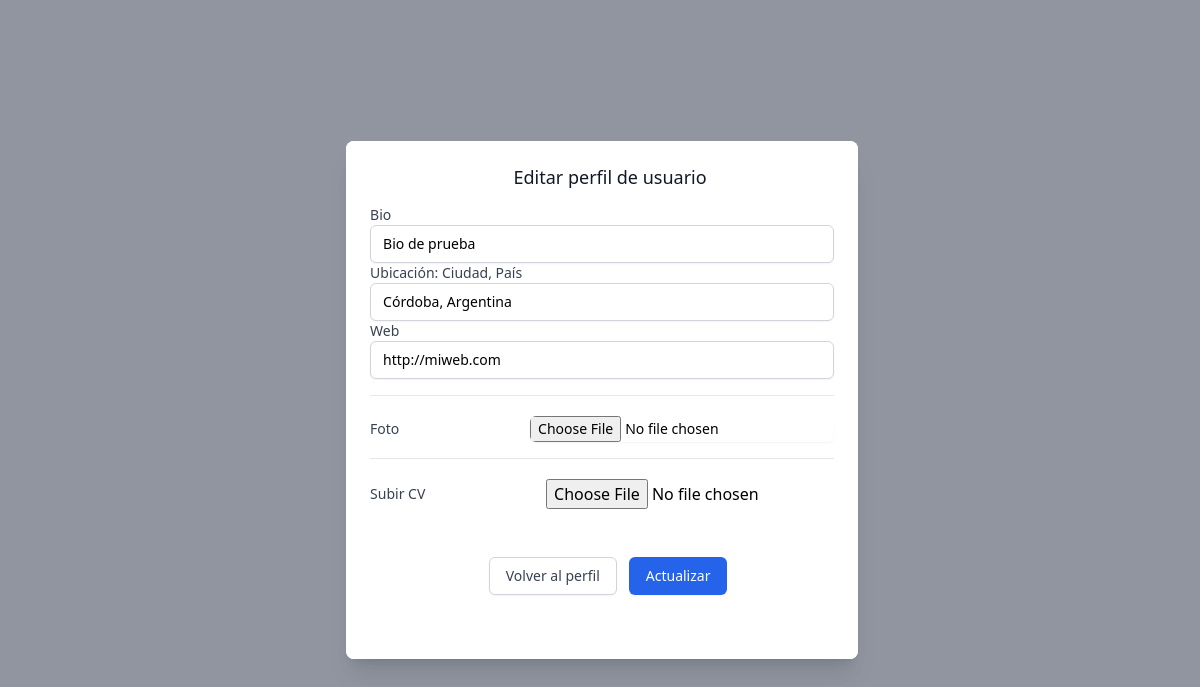
Before: /edit-profile/1 with the older database file.
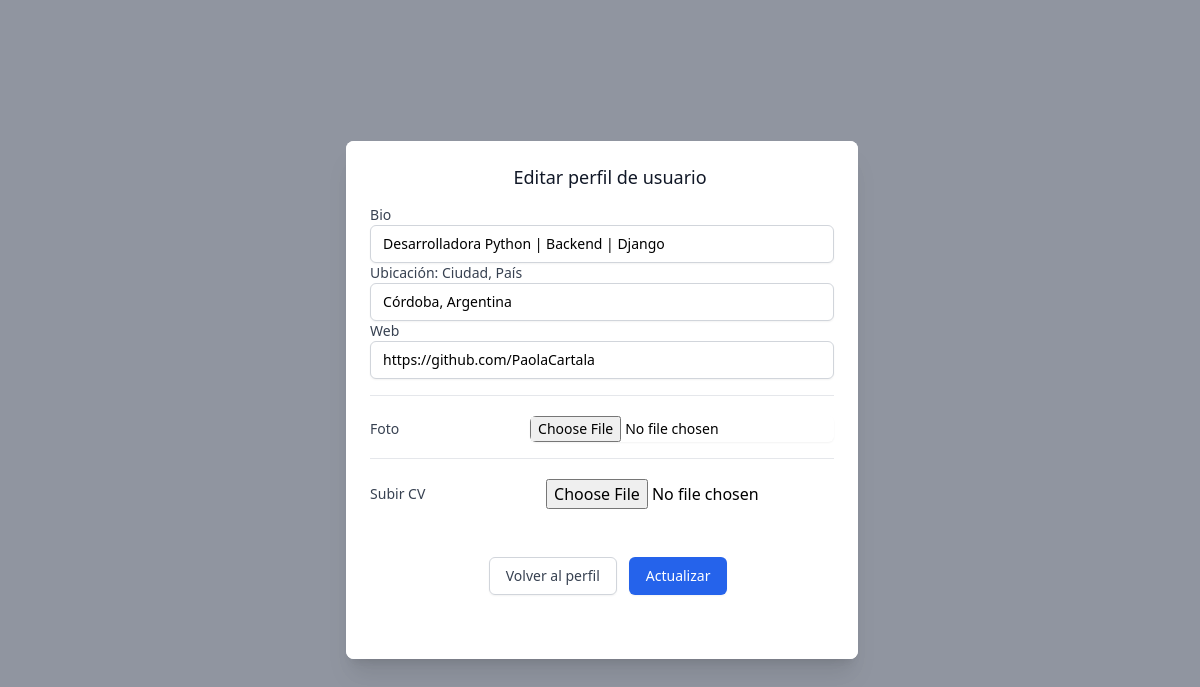
After: the same page with the newer database file.
### home/models.py (models this page shows, shortened)
class UserProfile(models.Model):
    user = models.OneToOneField(User, primary_key=True, on_delete=models.CASCADE, related_name='profile')
    is_professional = models.BooleanField(default=True)
    avatar = models.ImageField(default='users/user-default-profile.png', upload_to='user_directory_path_profile')
    bio = models.TextField(max_length=300, null=True, blank=True)
    date_created = models.DateField(auto_now_add=True)
    url = models.CharField(max_length=100, null=True, blank=True)
    location = models.CharField(max_length=50, null=True, blank=True)
    cv = models.FileField(blank=True, upload_to='user_directory_path_profile_cv')
    job_offer_id = models.ManyToManyField(Offer, blank=True)

### home/views.py (the view, shortened to what this page needs)
# urls.py: path('edit-profile/<pk>', views.EditUserProfile.as_view(), name='edit-profile'),
class EditUserProfile(UpdateView):
    model = UserProfile
    form_class = EditUserProfileForm
    template_name = "home/edit-profile.html"
    success_message = "Usuario actualizado correctamente"

### home/templates/home/edit-profile.html (shortened to what this page needs)
{% extends "./base-profile.html" %}
{% load static %}
{% load static tailwind_tags %}
{% load tailwind_filters %}
{% block extra_head %}
    {% tailwind_css %}
{% endblock %}
{% block body %}
<div class="fixed z-10 inset-0 overflow-y-auto" aria-labelledby="modal-title" role="dialog" aria-modal="true">
    <div class="flex items-end justify-center min-h-screen pt-4 px-4 pb-20 text-center sm:block sm:p-0">
        <div class="relative inline-block align-bottom bg-white rounded-lg text-left overflow-hidden shadow-xl transform transition-all sm:my-8 sm:align-middle sm:max-w-lg sm:w-full">
            <div class="bg-white px-4 pt-5 pb-4 sm:p-6 sm:pb-4">
                <div class="mt-3 text-center sm:mt-0 sm:ml-4 sm:text-center">
                    <h3 class="text-lg leading-6 font-medium text-gray-900" id="modal-title">Editar perfil de usuario</h3>
                </div>
                <form class="form-horizontal dark:text-dark-txt" method="post"  enctype="multipart/form-data">
                        <div class="mt-4">
                            <label for="bio" class="block text-sm font-medium dark:text-dark-txt text-gray-700">
                            Bio
                            </label>
                            {{form.bio}}
                            <label for="city" class="block text-sm font-medium dark:text-dark-txt text-gray-700">
                            Ubicación: Ciudad, País
                            </label>
                            {{form.location}}
                            <label for="url" class="block text-sm font-medium dark:text-dark-txt text-gray-700">
                            Web
                            </label>
                            {{form.url}}
                        </div>
                        <div class="mt-4 sm:grid sm:grid-cols-3 sm:gap-4 sm:items-center sm:border-t dark:border-dark-third  border-gray-200 sm:pt-5">
                            <label for="photo" class="block text-sm font-medium dark:text-dark-txt text-gray-700">
                                Foto
                            </label>
                            <div class="mt-1 sm:mt-0 sm:col-span-2">
                                <div class="flex items-center">
                                    {{form.avatar}}
                                </div>
                            </div>
                        </div>
                        <div class="mt-4 sm:grid sm:grid-cols-3 sm:gap-4 sm:items-center sm:border-t dark:border-dark-third  border-gray-200 sm:pt-5">
                            <label for="photo" class="block text-sm font-medium dark:text-dark-txt text-gray-700">
                                Subir CV
                            </label>
                            <div class="mt-1 sm:mt-0 sm:col-span-2">
                                <div class="flex items-center">
                                    {{form.cv}}
                                </div>
                            </div>
                        </div>
                        <div class="min-h-full flex items-center justify-center py-12 px-4 sm:px-6 lg:px-8">
                            <a href="{% url 'home:user-profile' user.id %}" class="mt-3 w-full inline-flex justify-center rounded-md border border-gray-300 shadow-sm px-4 py-2 bg-white text-base font-medium text-gray-700 hover:bg-gray-50 focus:outline-none focus:ring-2 focus:ring-offset-2 focus:ring-indigo-500 sm:mt-0 sm:ml-3 sm:w-auto sm:text-sm">Volver al perfil</a>
                            <button type="submit" class="w-full inline-flex justify-center rounded-md border border-transparent shadow-sm px-4 py-2 bg-blue-600 text-base font-medium text-white hover:bg-blue-700 focus:outline-none focus:ring-2 focus:ring-offset-2 focus:ring-blue-500 sm:ml-3 sm:w-auto sm:text-sm">Actualizar</button>
                        </div>
                    </form>
                </div>
            </div>
        </div>
    </div>
{% endblock %}

Changed rows visible on the page:
changed UserProfile "Córdoba, Argentina": bio "Bio de prueba" → "Desarrolladora Python | Backend | Django"; url "http://miweb.com" → "https://github.com/PaolaCartala"
